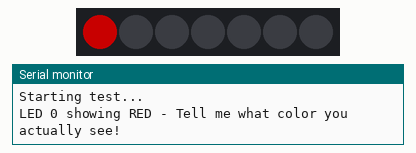
The sketch below on a simulated ESP32-S3. Shown: 7 RGB LEDs in strip order, left to right, the last lines printed to the serial monitor. Dim RGB values are drawn brighter than linear.

Above: at 2.1 s.
At 5.1 s:
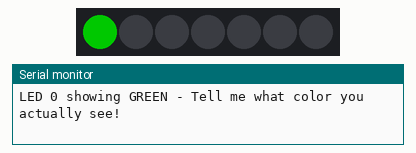
At 8.1 s:
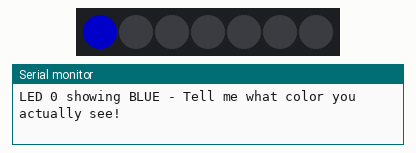
At 14.1 s:
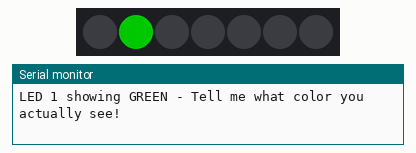
At 23.1 s:
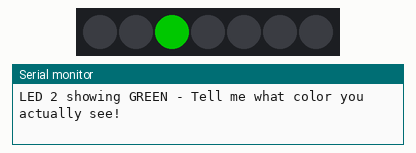
At 35.1 s:
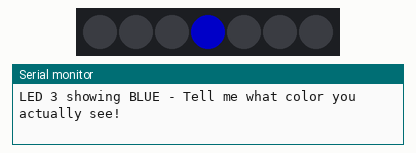
Timing chart, 0 to 39.5 s (numbered marks = the images above):
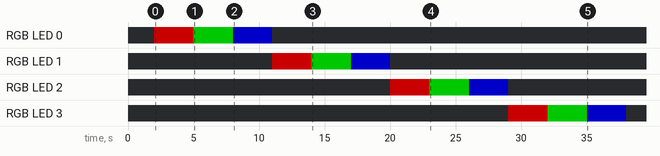

Measured:
- by itself, RGB LED 0: off → RGB(100, 0, 0) at 2.0 s, → RGB(0, 100, 0) 3.0 s later, → RGB(0, 0, 100) 3.0 s later, → off 3.0 s later
- by itself, RGB LED 1: off → RGB(100, 0, 0) at 11.0 s, → RGB(0, 100, 0) 3.0 s later, → RGB(0, 0, 100) 3.0 s later, → off 3.0 s later
- by itself, RGB LED 2: off → RGB(100, 0, 0) at 20.0 s, → RGB(0, 100, 0) 3.0 s later, → RGB(0, 0, 100) 3.0 s later, → off 3.0 s later
- by itself, RGB LED 3: off → RGB(100, 0, 0) at 29.0 s, → RGB(0, 100, 0) 3.0 s later, → RGB(0, 0, 100) 3.0 s later, → off 3.0 s later
- what the display in image 0 shows lasts 3.0 s, from 2.0 s to 5.0 s

The sketch:

led_test.ino
```cpp
// Individual LED Test for ESP32-S3 RGB LED Ring
// Tests each LED individually with Red, Green, Blue on GPIO38

#include <Adafruit_NeoPixel.h>

// LED configuration
#define LED_PIN 38
#define NUM_LEDS 7

// Test colors
const uint32_t testColors[] = {
  0xFF0000, // Red
  0x00FF00, // Green
  0x0000FF  // Blue
};
const char* colorNames[] = {
  "RED", "GREEN", "BLUE"
};
const int numColors = sizeof(testColors) / sizeof(testColors[0]);

Adafruit_NeoPixel* strip = NULL;
int currentLED = 0;
int currentColor = 0;

void setup() {
  Serial.begin(115200);
  delay(2000);

  Serial.println("\n=== Individual LED Test ===");
  Serial.println("Testing each LED individually with Red, Green, Blue");
  Serial.println("Watch which LED lights up and tell me what color you see:");
  Serial.println("This will help determine the correct color order for your LEDs");
  Serial.println("\nStarting test...\n");

  // Initialize NeoPixel strip with GRB (most common)
  strip = new Adafruit_NeoPixel(NUM_LEDS, LED_PIN, NEO_GRB + NEO_KHZ800);
  if (strip == NULL) {
    Serial.println("ERROR: Failed to create NeoPixel object!");
    return;
  }

  strip->begin();
  strip->setBrightness(100);  // Brighter for better visibility
  strip->clear();
  strip->show();
}

void loop() {
  if (strip != NULL) {
    // Clear all LEDs first
    strip->clear();

    // Light up only the current LED with the current color
    strip->setPixelColor(currentLED, testColors[currentColor]);
    strip->show();

    // Display info
    Serial.printf("LED %d showing %s - Tell me what color you actually see!\n",
                  currentLED, colorNames[currentColor]);

    delay(3000);  // Show for 3 seconds

    // Move to next color
    currentColor++;
    if (currentColor >= numColors) {
      currentColor = 0;
      // Move to next LED
      currentLED++;
      if (currentLED >= NUM_LEDS) {
        currentLED = 0;
        Serial.println("\n--- Cycling back to LED 0 ---\n");
      }
    }
  }
}
```
